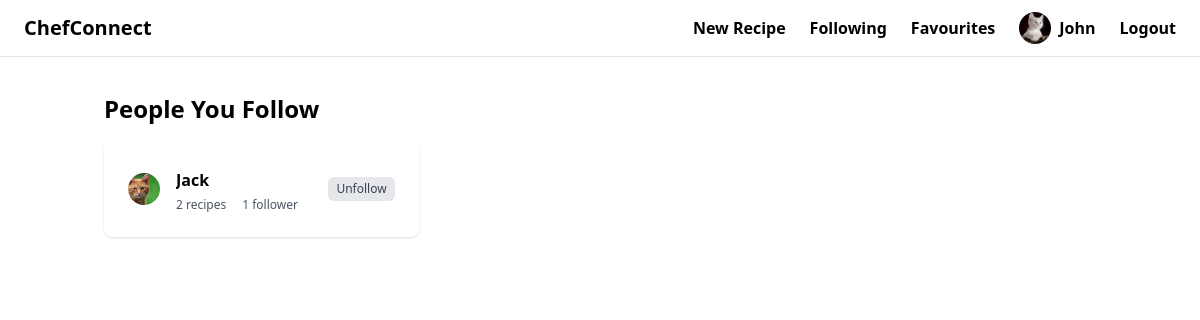
Screenshot of /users/profile/following/ (signed in) with the database file from the repository.
### users/models.py (models this page shows, shortened)
class CustomUser(AbstractUser):
    profile_picture = models.ImageField(upload_to="profile_pictures", blank=True, null=True)  # media/profile_pictures
    description = models.TextField(blank=True, null=True)

### interactions/models.py (models this page shows, shortened)
class Follow(models.Model):
    follower = models.ForeignKey(settings.AUTH_USER_MODEL, on_delete=models.CASCADE, related_name='followings')
    followed_user = models.ForeignKey(settings.AUTH_USER_MODEL, on_delete=models.CASCADE, related_name='followers')
    created_at = models.DateTimeField(auto_now_add=True)

### users/views.py (the view)
# urls.py: path('profile/following/', following_users, name="following"),
@login_required
def following_users(request):
    user = CustomUser.objects.get(pk=request.user.id)
    return render(request, 'users/following.html', {
        "following_users": user.followings.all(),
    })

### users/templates/users/following.html (shortened to what this page needs)
{% extends 'base.html' %}
{% load static %}
{% block content %}
    <div class="container mx-auto px-4 py-4 sm:py-6">
        <h1 class="text-xl sm:text-2xl font-bold mb-4">People You Follow</h1>
        <div class="grid grid-cols-1 md:grid-cols-2 lg:grid-cols-3 gap-4 sm:gap-6">
            {% for follow in following_users %}
                <div class="bg-white rounded-lg shadow p-4 sm:p-6">
                    <div class="flex flex-col sm:flex-row items-start sm:items-center space-y-3 sm:space-y-0 sm:space-x-4">
                        {% if follow.followed_user.profile_picture %}
                            <img src="{{ follow.followed_user.profile_picture.url }}"
                                 alt="{{ follow.followed_user.username }}'s profile"
                                 class="w-12 h-12 sm:w-8 sm:h-8 rounded-full object-cover">
                        {% else %}
                            <div class="w-12 h-12 sm:w-8 sm:h-8 bg-gray-200 rounded-full flex items-center justify-center">
                                <span class="text-base sm:text-sm text-gray-500">{{ follow.followed_user.username|make_list|first|upper }}</span>
                            </div>
                        {% endif %}
                        <div class="flex-1 min-w-0">
                            <h2 class="text-lg sm:text-xl font-semibold truncate">
                                <a href="{% url 'users:chef-profile' follow.followed_user.id %}"
                                   class="hover:text-blue-600 text-base">
                                    {{ follow.followed_user.username | capfirst }}
                                </a>
                            </h2>
                            <div class="flex flex-col sm:flex-row sm:space-x-4 space-y-1 sm:space-y-0 mt-1">
                                <p class="text-gray-600 text-xs">
                                    <span>{{ follow.followed_user.created_recipes.count }}</span>
                                    {% if follow.followed_user.created_recipes.count == 1 %}recipe{% else %}
                                        recipes{% endif %}
                                </p>
                                <p class="text-gray-600 text-xs" id="follower-count-{{ follow.followed_user.id }}">
                                    {{ follow.followed_user.followers.count }}
                                    {% if follow.followed_user.followers.count == 1 %}follower{% else %}
                                        followers{% endif %}
                                </p>
                            </div>
                        </div>
                        <button class="w-full sm:w-auto mt-3 sm:mt-0 px-2 py-1 bg-gray-200 text-gray-700 text-xs rounded-md hover:bg-gray-400"
                                id="follow-button"
                                data-user-id="{{ follow.followed_user.id }}"
                                onclick="{FollowingToggleFollow({{ follow.followed_user.id }}, this)}">
                            Unfollow
                        </button>
                    </div>
                </div>
            {% endfor %}
        </div>
    </div>
{% endblock %}

### templates/base.html (shortened to what this page needs)
{% load static %}
<!doctype html>
<html>
<head>
    <script src="https://cdn.tailwindcss.com"></script>
</head>
<body>
<nav class="relative py-3 px-4 md:px-6 border-b border-gray-200">
    <div class="max-w-7xl mx-auto">
        <div class="flex justify-between items-center">
            <a href="/" class="text-xl font-semibold">ChefConnect</a>
            <div class="hidden md:flex items-center space-x-6">
                <a href="{% url 'recipe:add_recipe' %}" class="text-base font-semibold hover:text-gray-500">New
                    Recipe</a>
                <a href="{% url 'users:following' %}" class="text-base font-semibold hover:text-gray-500">Following</a>
                <a href="{% url 'recipe:saved_recipes' %}" class="text-base font-semibold hover:text-gray-500">Favourites</a>
                {% if request.user.is_authenticated %}
                    <a href="{% url 'users:profile' %}" class="flex items-center space-x-2">
                        {% if request.user.profile_picture %}
                            <img src="{{ request.user.profile_picture.url }}" alt="Profile"
                                 class="w-8 h-8 rounded-full object-cover">
                        {% else %}
                            <div class="w-8 h-8 rounded-full bg-gray-300 flex items-center justify-center">
                                <span class="text-gray-600">{{ request.user.username|first|upper }}</span>
                            </div>
                        {% endif %}
                        <span class="text-base font-semibold hover:text-gray-500">{{ request.user.username | capfirst }}</span>
                    </a>
                    <a href="{% url 'users:logout' %}"
                       class="text-base font-semibold hover:text-red-700">Logout</a>
                {% endif %}
            </div>
        </div>
    </div>
</nav>
<div class="px-4 md:px-6 py-3">
    {% block content %}
    {% endblock %}
</div>
</body>
</html>

### rows the page displays
CustomUser: user.profile_picture (picture), user.username "John"
Follow: followed_user.profile_picture (picture), followed_user.username "Jack", followed_user.created_recipes.count "2", followed_user.followers.count "1"
